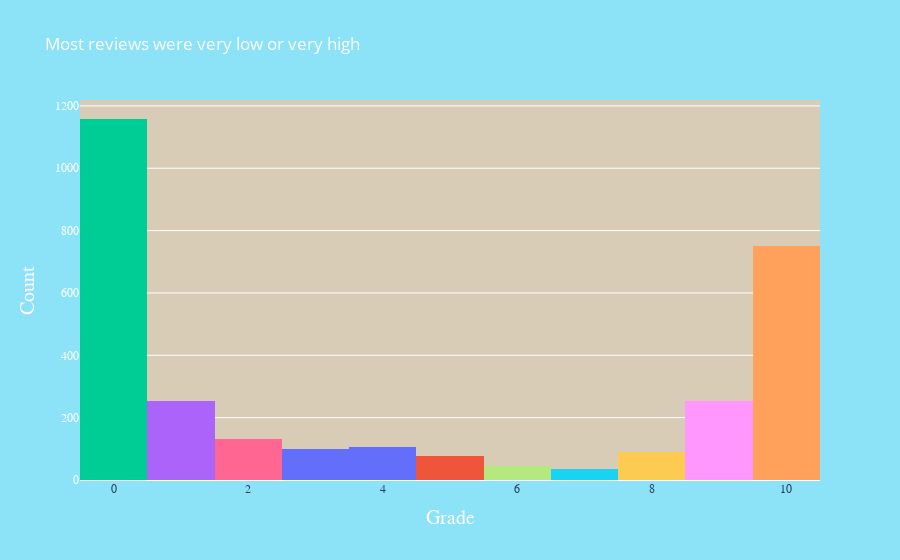

Notebook source saved alongside this figure:
### Code cell
fig = px.histogram(user_reviews, x='grade', color = 'grade', title='Most reviews were very low or very high')
# Layout setting 
fig.update_layout(title_font_color = 'white', 
                showlegend =False,
                paper_bgcolor = '#8ce2f7',
                  plot_bgcolor = '#d8ccb6'
                             )
# Update axes
fig.update_xaxes(title_text = "Grade", title_font = dict(size=20,family='Time NEw Roman' ,color='white'))
fig.update_xaxes(tickfont_family="Arial Black")

fig.update_yaxes(title_text = "Count",title_font=dict(size=20, family='Times New Roman'), color='white')
fig.update_yaxes(tickfont_family="Arial Black")


fig.show()

### Figure 1 — Plotly figure (JSON) as saved in the notebook; plotly's stock layout.template omitted (floating-point values rounded to 4 significant figures; data arrays with more than 128 entries replaced by an {"elided": "..."} marker saying what was removed)
{"data": [{"alignmentgroup": "True", "bingroup": "x", "hovertemplate": "grade=%{x}<br>count=%{y}<extra></extra>", "legendgroup": "4", "marker": {"color": "#636efa"}, "name": "4", "offsetgroup": "4", "orientation": "v", "showlegend": true, "type": "histogram", "x": [4, 4, 4, 4, 4, 4, 4, 4, 4, 4, 4, 4, 4, 4, 4, 4, 4, 4, 4, 4, 4, 4, 4, 4, 4, 4, 4, 4, 4, 4, 4, 4, 4, 4, 4, 4, 4, 4, 4, 4, 4, 4, 4, 4, 4, 4, 4, 4, 4, 4, 4, 4, 4, 4, 4, 4, 4, 4, 4, 4, 4, 4, 4, 4, 4, 4, 4, 4, 4, 4, 4, 4, 4, 4, 4, 4, 4, 4, 4, 4, 4, 4, 4, 4, 4, 4, 4, 4, 4, 4, 4, 4, 4, 4, 4, 4, 4, 4, 4, 4, 4, 4, 4, 4, 4], "xaxis": "x", "yaxis": "y"}, {"alignmentgroup": "True", "bingroup": "x", "hovertemplate": "grade=%{x}<br>count=%{y}<extra></extra>", "legendgroup": "5", "marker": {"color": "#EF553B"}, "name": "5", "offsetgroup": "5", "orientation": "v", "showlegend": true, "type": "histogram", "x": [5, 5, 5, 5, 5, 5, 5, 5, 5, 5, 5, 5, 5, 5, 5, 5, 5, 5, 5, 5, 5, 5, 5, 5, 5, 5, 5, 5, 5, 5, 5, 5, 5, 5, 5, 5, 5, 5, 5, 5, 5, 5, 5, 5, 5, 5, 5, 5, 5, 5, 5, 5, 5, 5, 5, 5, 5, 5, 5, 5, 5, 5, 5, 5, 5, 5, 5, 5, 5, 5, 5, 5, 5, 5, 5, 5, 5, 5], "xaxis": "x", "yaxis": "y"}, {"alignmentgroup": "True", "bingroup": "x", "hovertemplate": "grade=%{x}<br>count=%{y}<extra></extra>", "legendgroup": "0", "marker": {"color": "#00cc96"}, "name": "0", "offsetgroup": "0", "orientation": "v", "showlegend": true, "type": "histogram", "x": {"elided": "1158 int values"}, "xaxis": "x", "yaxis": "y"}, {"alignmentgroup": "True", "bingroup": "x", "hovertemplate": "grade=%{x}<br>count=%{y}<extra></extra>", "legendgroup": "1", "marker": {"color": "#ab63fa"}, "name": "1", "offsetgroup": "1", "orientation": "v", "showlegend": true, "type": "histogram", "x": {"elided": "255 int values"}, "xaxis": "x", "yaxis": "y"}, {"alignmentgroup": "True", "bingroup": "x", "hovertemplate": "grade=%{x}<br>count=%{y}<extra></extra>", "legendgroup": "10", "marker": {"color": "#FFA15A"}, "name": "10", "offsetgroup": "10", "orientation": "v", "showlegend": true, "type": "histogram", "x": {"elided": "752 int values"}, "xaxis": "x", "yaxis": "y"}, {"alignmentgroup": "True", "bingroup": "x", "hovertemplate": "grade=%{x}<br>count=%{y}<extra></extra>", "legendgroup": "7", "marker": {"color": "#19d3f3"}, "name": "7", "offsetgroup": "7", "orientation": "v", "showlegend": true, "type": "histogram", "x": [7, 7, 7, 7, 7, 7, 7, 7, 7, 7, 7, 7, 7, 7, 7, 7, 7, 7, 7, 7, 7, 7, 7, 7, 7, 7, 7, 7, 7, 7, 7, 7, 7, 7], "xaxis": "x", "yaxis": "y"}, {"alignmentgroup": "True", "bingroup": "x", "hovertemplate": "grade=%{x}<br>count=%{y}<extra></extra>", "legendgroup": "2", "marker": {"color": "#FF6692"}, "name": "2", "offsetgroup": "2", "orientation": "v", "showlegend": true, "type": "histogram", "x": {"elided": "131 int values"}, "xaxis": "x", "yaxis": "y"}, {"alignmentgroup": "True", "bingroup": "x", "hovertemplate": "grade=%{x}<br>count=%{y}<extra></extra>", "legendgroup": "6", "marker": {"color": "#B6E880"}, "name": "6", "offsetgroup": "6", "orientation": "v", "showlegend": true, "type": "histogram", "x": [6, 6, 6, 6, 6, 6, 6, 6, 6, 6, 6, 6, 6, 6, 6, 6, 6, 6, 6, 6, 6, 6, 6, 6, 6, 6, 6, 6, 6, 6, 6, 6, 6, 6, 6, 6, 6, 6, 6, 6, 6, 6, 6, 6], "xaxis": "x", "yaxis": "y"}, {"alignmentgroup": "True", "bingroup": "x", "hovertemplate": "grade=%{x}<br>count=%{y}<extra></extra>", "legendgroup": "9", "marker": {"color": "#FF97FF"}, "name": "9", "offsetgroup": "9", "orientation": "v", "showlegend": true, "type": "histogram", "x": {"elided": "253 int values"}, "xaxis": "x", "yaxis": "y"}, {"alignmentgroup": "True", "bingroup": "x", "hovertemplate": "grade=%{x}<br>count=%{y}<extra></extra>", "legendgroup": "8", "marker": {"color": "#FECB52"}, "name": "8", "offsetgroup": "8", "orientation": "v", "showlegend": true, "type": "histogram", "x": [8, 8, 8, 8, 8, 8, 8, 8, 8, 8, 8, 8, 8, 8, 8, 8, 8, 8, 8, 8, 8, 8, 8, 8, 8, 8, 8, 8, 8, 8, 8, 8, 8, 8, 8, 8, 8, 8, 8, 8, 8, 8, 8, 8, 8, 8, 8, 8, 8, 8, 8, 8, 8, 8, 8, 8, 8, 8, 8, 8, 8, 8, 8, 8, 8, 8, 8, 8, 8, 8, 8, 8, 8, 8, 8, 8, 8, 8, 8, 8, 8, 8, 8, 8, 8, 8, 8, 8, 8, 8, 8], "xaxis": "x", "yaxis": "y"}, {"alignmentgroup": "True", "bingroup": "x", "hovertemplate": "grade=%{x}<br>count=%{y}<extra></extra>", "legendgroup": "3", "marker": {"color": "#636efa"}, "name": "3", "offsetgroup": "3", "orientation": "v", "showlegend": true, "type": "histogram", "x": [3, 3, 3, 3, 3, 3, 3, 3, 3, 3, 3, 3, 3, 3, 3, 3, 3, 3, 3, 3, 3, 3, 3, 3, 3, 3, 3, 3, 3, 3, 3, 3, 3, 3, 3, 3, 3, 3, 3, 3, 3, 3, 3, 3, 3, 3, 3, 3, 3, 3, 3, 3, 3, 3, 3, 3, 3, 3, 3, 3, 3, 3, 3, 3, 3, 3, 3, 3, 3, 3, 3, 3, 3, 3, 3, 3, 3, 3, 3, 3, 3, 3, 3, 3, 3, 3, 3, 3, 3, 3, 3, 3, 3, 3, 3, 3, 3, 3], "xaxis": "x", "yaxis": "y"}], "layout": {"autosize": true, "barmode": "relative", "legend": {"title": {"text": "grade"}, "tracegroupgap": 0}, "paper_bgcolor": "#8ce2f7", "plot_bgcolor": "#d8ccb6", "showlegend": false, "title": {"font": {"color": "white"}, "text": "Most reviews were very low or very high"}, "xaxis": {"anchor": "y", "autorange": true, "categoryarray": [4, 5, 0, 1, 10, 7, 2, 6, 9, 8, 3], "categoryorder": "array", "domain": [0, 1], "range": [-0.5, 10.5], "tickfont": {"family": "Arial Black"}, "title": {"font": {"color": "white", "family": "Time NEw Roman", "size": 20}, "text": "Grade"}, "type": "linear"}, "yaxis": {"anchor": "x", "autorange": true, "color": "white", "domain": [0, 1], "range": [0, 1219.0], "tickfont": {"family": "Arial Black"}, "title": {"font": {"family": "Times New Roman", "size": 20}, "text": "Count"}}}}
